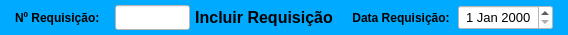
     <widget class="QWidget" name="widget_cabecalho" native="true">
      <property name="minimumSize">
       <size>
        <width>0</width>
        <height>35</height>
       </size>
      </property>
      <property name="maximumSize">
       <size>
        <width>16777215</width>
        <height>35</height>
       </size>
      </property>
      <property name="styleSheet">
       <string notr="true">background-color: rgb(0, 170, 255);</string>
      </property>
      <layout class="QHBoxLayout" name="horizontalLayout">
       <property name="spacing">
        <number>5</number>
       </property>
       <property name="leftMargin">
        <number>15</number>
       </property>
       <property name="topMargin">
        <number>5</number>
       </property>
       <property name="rightMargin">
        <number>15</number>
       </property>
       <property name="bottomMargin">
        <number>5</number>
       </property>
       <item>
        <widget class="QLabel" name="label_3">
         <property name="sizePolicy">
          <sizepolicy hsizetype="Fixed" vsizetype="Preferred">
           <horstretch>0</horstretch>
           <verstretch>0</verstretch>
          </sizepolicy>
         </property>
         <property name="minimumSize">
          <size>
           <width>95</width>
           <height>0</height>
          </size>
         </property>
         <property name="maximumSize">
          <size>
           <width>95</width>
           <height>16777215</height>
          </size>
         </property>
         <property name="font">
          <font>
           <pointsize>9</pointsize>
           <weight>75</weight>
           <bold>true</bold>
          </font>
         </property>
         <property name="text">
          <string>Nº Requisição: </string>
         </property>
         <property name="alignment">
          <set>Qt::AlignLeading|Qt::AlignLeft|Qt::AlignVCenter</set>
         </property>
        </widget>
       </item>
       <item>
        <widget class="QLineEdit" name="line_Num_Req">
         <property name="sizePolicy">
          <sizepolicy hsizetype="Fixed" vsizetype="Preferred">
           <horstretch>0</horstretch>
           <verstretch>0</verstretch>
          </sizepolicy>
         </property>
         <property name="minimumSize">
          <size>
           <width>0</width>
           <height>25</height>
          </size>
         </property>
         <property name="maximumSize">
          <size>
           <width>75</width>
           <height>25</height>
          </size>
         </property>
         <property name="font">
          <font>
           <pointsize>9</pointsize>
          </font>
         </property>
         <property name="styleSheet">
          <string notr="true">background-color: rgb(255, 255, 255);</string>
         </property>
         <property name="alignment">
          <set>Qt::AlignCenter</set>
         </property>
        </widget>
       </item>
       <item>
        <widget class="QLabel" name="label_17">
         <property name="font">
          <font>
           <pointsize>12</pointsize>
           <weight>75</weight>
           <bold>true</bold>
          </font>
         </property>
         <property name="text">
          <string>Incluir Requisição</string>
         </property>
         <property name="alignment">
          <set>Qt::AlignCenter</set>
         </property>
        </widget>
       </item>
       <item>
        <widget class="QLabel" name="label_11">
         <property name="sizePolicy">
          <sizepolicy hsizetype="Fixed" vsizetype="Preferred">
           <horstretch>0</horstretch>
           <verstretch>0</verstretch>
          </sizepolicy>
         </property>
         <property name="minimumSize">
          <size>
           <width>115</width>
           <height>0</height>
          </size>
         </property>
         <property name="maximumSize">
          <size>
           <width>115</width>
           <height>16777215</height>
          </size>
         </property>
         <property name="font">
          <font>
           <pointsize>9</pointsize>
           <weight>75</weight>
           <bold>true</bold>
          </font>
         </property>
         <property name="text">
          <string>Data Requisição: </string>
         </property>
         <property name="alignment">
          <set>Qt::AlignRight|Qt::AlignTrailing|Qt::AlignVCenter</set>
         </property>
        </widget>
       </item>
       <item>
        <widget class="QDateEdit" name="date_Emissao">
         <property name="sizePolicy">
          <sizepolicy hsizetype="Fixed" vsizetype="Preferred">
           <horstretch>0</horstretch>
           <verstretch>0</verstretch>
          </sizepolicy>
         </property>
         <property name="minimumSize">
          <size>
           <width>0</width>
           <height>25</height>
          </size>
         </property>
         <property name="maximumSize">
          <size>
           <width>95</width>
           <height>25</height>
          </size>
         </property>
         <property name="font">
          <font>
           <pointsize>10</pointsize>
          </font>
         </property>
         <property name="styleSheet">
          <string notr="true">background-color: rgb(255, 255, 255);</string>
         </property>
         <property name="alignment">
          <set>Qt::AlignCenter</set>
         </property>
        </widget>
       </item>
      </layout>
     </widget>
